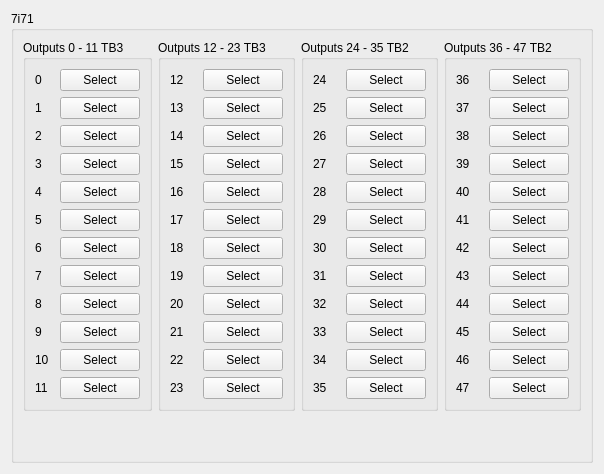
          <widget class="QWidget" name="ss7i71">
           <layout class="QGridLayout" name="gridLayout_76">
            <item row="0" column="0">
             <widget class="QGroupBox" name="groupBox_35">
              <property name="title">
               <string>7i71</string>
              </property>
              <layout class="QGridLayout" name="gridLayout_94">
               <item row="0" column="1">
                <widget class="QGroupBox" name="groupBox_47">
                 <property name="title">
                  <string>Outputs 12 - 23 TB3</string>
                 </property>
                 <layout class="QGridLayout" name="gridLayout_90">
                  <item row="1" column="0">
                   <widget class="QLabel" name="label_640">
                    <property name="text">
                     <string>13</string>
                    </property>
                   </widget>
                  </item>
                  <item row="5" column="0">
                   <widget class="QLabel" name="label_637">
                    <property name="text">
                     <string>17</string>
                    </property>
                   </widget>
                  </item>
                  <item row="7" column="0">
                   <widget class="QLabel" name="label_638">
                    <property name="text">
                     <string>19</string>
                    </property>
                   </widget>
                  </item>
                  <item row="11" column="0">
                   <widget class="QLabel" name="label_607">
                    <property name="text">
                     <string>23</string>
                    </property>
                   </widget>
                  </item>
                  <item row="9" column="0">
                   <widget class="QLabel" name="label_615">
                    <property name="text">
                     <string>21</string>
                    </property>
                   </widget>
                  </item>
                  <item row="3" column="0">
                   <widget class="QLabel" name="label_630">
                    <property name="text">
                     <string>15</string>
                    </property>
                   </widget>
                  </item>
                  <item row="6" column="0">
                   <widget class="QLabel" name="label_639">
                    <property name="text">
                     <string>18</string>
                    </property>
                   </widget>
                  </item>
                  <item row="8" column="0">
                   <widget class="QLabel" name="label_633">
                    <property name="text">
                     <string>20</string>
                    </property>
                   </widget>
                  </item>
                  <item row="0" column="0">
                   <widget class="QLabel" name="label_634">
                    <property name="text">
                     <string>12</string>
                    </property>
                   </widget>
                  </item>
                  <item row="4" column="0">
                   <widget class="QLabel" name="label_635">
                    <property name="text">
                     <string>16</string>
                    </property>
                   </widget>
                  </item>
                  <item row="10" column="0">
                   <widget class="QLabel" name="label_636">
                    <property name="text">
                     <string>22</string>
                    </property>
                   </widget>
                  </item>
                  <item row="2" column="0">
                   <widget class="QLabel" name="label_586">
                    <property name="text">
                     <string>14</string>
                    </property>
                   </widget>
                  </item>
                  <item row="0" column="1">
                   <widget class="QPushButton" name="ss7i71out_12">
                    <property name="text">
                     <string>Select</string>
                    </property>
                   </widget>
                  </item>
                  <item row="1" column="1">
                   <widget class="QPushButton" name="ss7i71out_13">
                    <property name="text">
                     <string>Select</string>
                    </property>
                   </widget>
                  </item>
                  <item row="2" column="1">
                   <widget class="QPushButton" name="ss7i71out_14">
                    <property name="text">
                     <string>Select</string>
                    </property>
                   </widget>
                  </item>
                  <item row="3" column="1">
                   <widget class="QPushButton" name="ss7i71out_15">
                    <property name="text">
                     <string>Select</string>
                    </property>
                   </widget>
                  </item>
                  <item row="4" column="1">
                   <widget class="QPushButton" name="ss7i71out_16">
                    <property name="text">
                     <string>Select</string>
                    </property>
                   </widget>
                  </item>
                  <item row="5" column="1">
                   <widget class="QPushButton" name="ss7i71out_17">
                    <property name="text">
                     <string>Select</string>
                    </property>
                   </widget>
                  </item>
                  <item row="6" column="1">
                   <widget class="QPushButton" name="ss7i71out_18">
                    <property name="text">
                     <string>Select</string>
                    </property>
                   </widget>
                  </item>
                  <item row="7" column="1">
                   <widget class="QPushButton" name="ss7i71out_19">
                    <property name="text">
                     <string>Select</string>
                    </property>
                   </widget>
                  </item>
                  <item row="8" column="1">
                   <widget class="QPushButton" name="ss7i71out_20">
                    <property name="text">
                     <string>Select</string>
                    </property>
                   </widget>
                  </item>
                  <item row="9" column="1">
                   <widget class="QPushButton" name="ss7i71out_21">
                    <property name="text">
                     <string>Select</string>
                    </property>
                   </widget>
                  </item>
                  <item row="10" column="1">
                   <widget class="QPushButton" name="ss7i71out_22">
                    <property name="text">
                     <string>Select</string>
                    </property>
                   </widget>
                  </item>
                  <item row="11" column="1">
                   <widget class="QPushButton" name="ss7i71out_23">
                    <property name="text">
                     <string>Select</string>
                    </property>
                   </widget>
                  </item>
                 </layout>
                </widget>
               </item>
               <item row="0" column="3">
                <widget class="QGroupBox" name="groupBox_48">
                 <property name="title">
                  <string>Outputs 36 - 47 TB2</string>
                 </property>
                 <layout class="QGridLayout" name="gridLayout_91">
                  <item row="2" column="0">
                   <widget class="QLabel" name="label_643">
                    <property name="text">
                     <string>38</string>
                    </property>
                   </widget>
                  </item>
                  <item row="10" column="0">
                   <widget class="QLabel" name="label_641">
                    <property name="text">
                     <string>46</string>
                    </property>
                   </widget>
                  </item>
                  <item row="3" column="0">
                   <widget class="QLabel" name="label_652">
                    <property name="text">
                     <string>39</string>
                    </property>
                   </widget>
                  </item>
                  <item row="6" column="0">
                   <widget class="QLabel" name="label_644">
                    <property name="text">
                     <string>42</string>
                    </property>
                   </widget>
                  </item>
                  <item row="11" column="0">
                   <widget class="QLabel" name="label_649">
                    <property name="text">
                     <string>47</string>
                    </property>
                   </widget>
                  </item>
                  <item row="8" column="0">
                   <widget class="QLabel" name="label_647">
                    <property name="text">
                     <string>44</string>
                    </property>
                   </widget>
                  </item>
                  <item row="9" column="0">
                   <widget class="QLabel" name="label_646">
                    <property name="text">
                     <string>45</string>
                    </property>
                   </widget>
                  </item>
                  <item row="0" column="0">
                   <widget class="QLabel" name="label_650">
                    <property name="text">
                     <string>36</string>
                    </property>
                   </widget>
                  </item>
                  <item row="1" column="0">
                   <widget class="QLabel" name="label_648">
                    <property name="text">
                     <string>37</string>
                    </property>
                   </widget>
                  </item>
                  <item row="7" column="0">
                   <widget class="QLabel" name="label_645">
                    <property name="text">
                     <string>43</string>
                    </property>
                   </widget>
                  </item>
                  <item row="4" column="0">
                   <widget class="QLabel" name="label_651">
                    <property name="text">
                     <string>40</string>
                    </property>
                   </widget>
                  </item>
                  <item row="5" column="0">
                   <widget class="QLabel" name="label_642">
                    <property name="text">
                     <string>41</string>
                    </property>
                   </widget>
                  </item>
                  <item row="0" column="1">
                   <widget class="QPushButton" name="ss7i71out_36">
                    <property name="text">
                     <string>Select</string>
                    </property>
                   </widget>
                  </item>
                  <item row="1" column="1">
                   <widget class="QPushButton" name="ss7i71out_37">
                    <property name="text">
                     <string>Select</string>
                    </property>
                   </widget>
                  </item>
                  <item row="2" column="1">
                   <widget class="QPushButton" name="ss7i71out_38">
                    <property name="text">
                     <string>Select</string>
                    </property>
                   </widget>
                  </item>
                  <item row="3" column="1">
                   <widget class="QPushButton" name="ss7i71out_39">
                    <property name="text">
                     <string>Select</string>
                    </property>
                   </widget>
                  </item>
                  <item row="4" column="1">
                   <widget class="QPushButton" name="ss7i71out_40">
                    <property name="text">
                     <string>Select</string>
                    </property>
                   </widget>
                  </item>
                  <item row="5" column="1">
                   <widget class="QPushButton" name="ss7i71out_41">
                    <property name="text">
                     <string>Select</string>
                    </property>
                   </widget>
                  </item>
                  <item row="6" column="1">
                   <widget class="QPushButton" name="ss7i71out_42">
                    <property name="text">
                     <string>Select</string>
                    </property>
                   </widget>
                  </item>
                  <item row="7" column="1">
                   <widget class="QPushButton" name="ss7i71out_43">
                    <property name="text">
                     <string>Select</string>
                    </property>
                   </widget>
                  </item>
                  <item row="8" column="1">
                   <widget class="QPushButton" name="ss7i71out_44">
                    <property name="text">
                     <string>Select</string>
                    </property>
                   </widget>
                  </item>
                  <item row="9" column="1">
                   <widget class="QPushButton" name="ss7i71out_45">
                    <property name="text">
                     <string>Select</string>
                    </property>
                   </widget>
                  </item>
                  <item row="10" column="1">
                   <widget class="QPushButton" name="ss7i71out_46">
                    <property name="text">
                     <string>Select</string>
                    </property>
                   </widget>
                  </item>
                  <item row="11" column="1">
                   <widget class="QPushButton" name="ss7i71out_47">
                    <property name="text">
                     <string>Select</string>
                    </property>
                   </widget>
                  </item>
                 </layout>
                </widget>
               </item>
               <item row="0" column="2">
                <widget class="QGroupBox" name="groupBox_49">
                 <property name="title">
                  <string>Outputs 24 - 35 TB2</string>
                 </property>
                 <layout class="QGridLayout" name="gridLayout_92">
                  <item row="11" column="0">
                   <widget class="QLabel" name="label_656">
                    <property name="text">
                     <string>35</string>
                    </property>
                   </widget>
                  </item>
                  <item row="9" column="0">
                   <widget class="QLabel" name="label_654">
                    <property name="text">
                     <string>33</string>
                    </property>
                   </widget>
                  </item>
                  <item row="0" column="0">
                   <widget class="QLabel" name="label_653">
                    <property name="text">
                     <string>24</string>
                    </property>
                   </widget>
                  </item>
                  <item row="8" column="0">
                   <widget class="QLabel" name="label_655">
                    <property name="text">
                     <string>32</string>
                    </property>
                   </widget>
                  </item>
                  <item row="2" column="0">
                   <widget class="QLabel" name="label_660">
                    <property name="text">
                     <string>26</string>
                    </property>
                   </widget>
                  </item>
                  <item row="10" column="0">
                   <widget class="QLabel" name="label_657">
                    <property name="text">
                     <string>34</string>
                    </property>
                   </widget>
                  </item>
                  <item row="3" column="0">
                   <widget class="QLabel" name="label_659">
                    <property name="text">
                     <string>27</string>
                    </property>
                   </widget>
                  </item>
                  <item row="7" column="0">
                   <widget class="QLabel" name="label_662">
                    <property name="text">
                     <string>31</string>
                    </property>
                   </widget>
                  </item>
                  <item row="5" column="0">
                   <widget class="QLabel" name="label_663">
                    <property name="text">
                     <string>29</string>
                    </property>
                   </widget>
                  </item>
                  <item row="1" column="0">
                   <widget class="QLabel" name="label_658">
                    <property name="text">
                     <string>25</string>
                    </property>
                   </widget>
                  </item>
                  <item row="4" column="0">
                   <widget class="QLabel" name="label_664">
                    <property name="text">
                     <string>28</string>
                    </property>
                   </widget>
                  </item>
                  <item row="6" column="0">
                   <widget class="QLabel" name="label_661">
                    <property name="text">
                     <string>30</string>
                    </property>
                   </widget>
                  </item>
                  <item row="0" column="1">
                   <widget class="QPushButton" name="ss7i71out_24">
                    <property name="text">
                     <string>Select</string>
                    </property>
                   </widget>
                  </item>
                  <item row="1" column="1">
                   <widget class="QPushButton" name="ss7i71out_25">
                    <property name="text">
                     <string>Select</string>
                    </property>
                   </widget>
                  </item>
                  <item row="2" column="1">
                   <widget class="QPushButton" name="ss7i71out_26">
                    <property name="text">
                     <string>Select</string>
                    </property>
                   </widget>
                  </item>
                  <item row="3" column="1">
                   <widget class="QPushButton" name="ss7i71out_27">
                    <property name="text">
                     <string>Select</string>
                    </property>
                   </widget>
                  </item>
                  <item row="4" column="1">
                   <widget class="QPushButton" name="ss7i71out_28">
                    <property name="text">
                     <string>Select</string>
                    </property>
                   </widget>
                  </item>
                  <item row="5" column="1">
                   <widget class="QPushButton" name="ss7i71out_29">
                    <property name="text">
                     <string>Select</string>
                    </property>
                   </widget>
                  </item>
                  <item row="6" column="1">
                   <widget class="QPushButton" name="ss7i71out_30">
                    <property name="text">
                     <string>Select</string>
                    </property>
                   </widget>
                  </item>
                  <item row="7" column="1">
                   <widget class="QPushButton" name="ss7i71out_31">
                    <property name="text">
                     <string>Select</string>
                    </property>
                   </widget>
                  </item>
                  <item row="8" column="1">
                   <widget class="QPushButton" name="ss7i71out_32">
                    <property name="text">
                     <string>Select</string>
                    </property>
                   </widget>
                  </item>
                  <item row="9" column="1">
                   <widget class="QPushButton" name="ss7i71out_33">
                    <property name="text">
                     <string>Select</string>
                    </property>
                   </widget>
                  </item>
                  <item row="10" column="1">
                   <widget class="QPushButton" name="ss7i71out_34">
                    <property name="text">
                     <string>Select</string>
                    </property>
                   </widget>
                  </item>
                  <item row="11" column="1">
                   <widget class="QPushButton" name="ss7i71out_35">
                    <property name="text">
                     <string>Select</string>
                    </property>
                   </widget>
                  </item>
                 </layout>
                </widget>
               </item>
               <item row="0" column="0">
                <widget class="QGroupBox" name="groupBox_50">
                 <property name="title">
                  <string>Outputs 0 - 11 TB3</string>
                 </property>
                 <layout class="QGridLayout" name="gridLayout_93">
                  <item row="2" column="0">
                   <widget class="QLabel" name="label_665">
                    <property name="text">
                     <string>2</string>
                    </property>
                   </widget>
                  </item>
                  <item row="6" column="0">
                   <widget class="QLabel" name="label_666">
                    <property name="text">
                     <string>6</string>
                    </property>
                   </widget>
                  </item>
                  <item row="1" column="0">
                   <widget class="QLabel" name="label_667">
                    <property name="text">
                     <string>1</string>
                    </property>
                   </widget>
                  </item>
                  <item row="4" column="0">
                   <widget class="QLabel" name="label_668">
                    <property name="text">
                     <string>4</string>
                    </property>
                   </widget>
                  </item>
                  <item row="11" column="0">
                   <widget class="QLabel" name="label_669">
                    <property name="text">
                     <string>11</string>
                    </property>
                   </widget>
                  </item>
                  <item row="7" column="0">
                   <widget class="QLabel" name="label_670">
                    <property name="text">
                     <string>7</string>
                    </property>
                   </widget>
                  </item>
                  <item row="9" column="0">
                   <widget class="QLabel" name="label_671">
                    <property name="text">
                     <string>9</string>
                    </property>
                   </widget>
                  </item>
                  <item row="10" column="0">
                   <widget class="QLabel" name="label_672">
                    <property name="text">
                     <string>10</string>
                    </property>
                   </widget>
                  </item>
                  <item row="8" column="0">
                   <widget class="QLabel" name="label_673">
                    <property name="text">
                     <string>8</string>
                    </property>
                   </widget>
                  </item>
                  <item row="5" column="0">
                   <widget class="QLabel" name="label_674">
                    <property name="text">
                     <string>5</string>
                    </property>
                   </widget>
                  </item>
                  <item row="0" column="0">
                   <widget class="QLabel" name="label_415">
                    <property name="text">
                     <string>0</string>
                    </property>
                   </widget>
                  </item>
                  <item row="3" column="0">
                   <widget class="QLabel" name="label_675">
                    <property name="text">
                     <string>3</string>
                    </property>
                   </widget>
                  </item>
                  <item row="0" column="1">
                   <widget class="QPushButton" name="ss7i71out_0">
                    <property name="text">
                     <string>Select</string>
                    </property>
                   </widget>
                  </item>
                  <item row="1" column="1">
                   <widget class="QPushButton" name="ss7i71out_1">
                    <property name="text">
                     <string>Select</string>
                    </property>
                   </widget>
                  </item>
                  <item row="2" column="1">
                   <widget class="QPushButton" name="ss7i71out_2">
                    <property name="text">
                     <string>Select</string>
                    </property>
                   </widget>
                  </item>
                  <item row="3" column="1">
                   <widget class="QPushButton" name="ss7i71out_3">
                    <property name="text">
                     <string>Select</string>
                    </property>
                   </widget>
                  </item>
                  <item row="4" column="1">
                   <widget class="QPushButton" name="ss7i71out_4">
                    <property name="text">
                     <string>Select</string>
                    </property>
                   </widget>
                  </item>
                  <item row="5" column="1">
                   <widget class="QPushButton" name="ss7i71out_5">
                    <property name="text">
                     <string>Select</string>
                    </property>
                   </widget>
                  </item>
                  <item row="6" column="1">
                   <widget class="QPushButton" name="ss7i71out_6">
                    <property name="text">
                     <string>Select</string>
                    </property>
                   </widget>
                  </item>
                  <item row="7" column="1">
                   <widget class="QPushButton" name="ss7i71out_7">
                    <property name="text">
                     <string>Select</string>
                    </property>
                   </widget>
                  </item>
                  <item row="8" column="1">
                   <widget class="QPushButton" name="ss7i71out_8">
                    <property name="text">
                     <string>Select</string>
                    </property>
                   </widget>
                  </item>
                  <item row="9" column="1">
                   <widget class="QPushButton" name="ss7i71out_9">
                    <property name="text">
                     <string>Select</string>
                    </property>
                   </widget>
                  </item>
                  <item row="10" column="1">
                   <widget class="QPushButton" name="ss7i71out_10">
                    <property name="text">
                     <string>Select</string>
                    </property>
                   </widget>
                  </item>
                  <item row="11" column="1">
                   <widget class="QPushButton" name="ss7i71out_11">
                    <property name="text">
                     <string>Select</string>
                    </property>
                   </widget>
                  </item>
                 </layout>
                </widget>
               </item>
               <item row="1" column="0">
                <spacer name="verticalSpacer_13">
                 <property name="orientation">
                  <enum>Qt::Vertical</enum>
                 </property>
                 <property name="sizeHint" stdset="0">
                  <size>
                   <width>20</width>
                   <height>40</height>
                  </size>
                 </property>
                </spacer>
               </item>
              </layout>
             </widget>
            </item>
           </layout>
          </widget>
